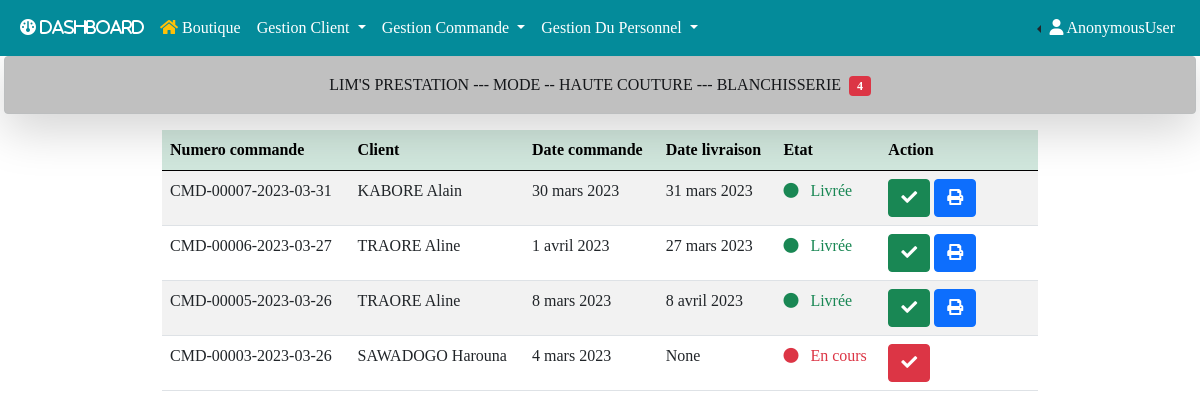
Page /livraison on the committed database.
### gestion/models.py (models this page shows, shortened)
class Livraison(models.Model):
    num_livraison = models.CharField(unique=True, max_length=100, null=True, blank=True)
    commande = models.ForeignKey(Command, on_delete=models.CASCADE, null=True, blank=True)
    date_livaison = models.DateField(null=True, blank=True)
    status = models.BooleanField(default=False)
    created_at = models.DateTimeField(auto_now_add=True)
    modified_at = models.DateTimeField(auto_now_add=True)

class Command(models.Model):
    num_commande = models.CharField(unique=True, max_length=100, null=True, blank=True)
    articles = models.ManyToManyField(Tenue, through='LigneCommande')
    client = models.ForeignKey(Client, on_delete=models.CASCADE, null=True, blank=True)
    couturier = models.ForeignKey(Couturier, on_delete=models.CASCADE, null=True, blank=True)
    adresse_livraison = models.CharField(max_length=100, null=True, blank=True)
    date_commande = models.DateField()
    created_at = models.DateTimeField(auto_now_add=True)
    modified_at = models.DateTimeField(auto_now_add=True)

class Client(models.Model):
    nom = models.CharField(max_length=200, null=True)
    prenom = models.CharField(max_length=200, null=True)
    ville = models.ForeignKey(Ville, on_delete=models.CASCADE, null=True, blank=True, verbose_name="Ville")
    telephone = models.CharField(max_length=200, null=True, blank=True, verbose_name="Téléphone")
    bas = models.CharField(max_length=20, null=True, blank=True)
    longpan = models.CharField(max_length=20, null=True, blank=True, verbose_name="Longueur pantalon")
    poignet = models.CharField(max_length=20, null=True, blank=True)
    longjupe = models.CharField(max_length=20, null=True, blank=True, verbose_name="Longueur jupe")
    genou = models.CharField(max_length=20, null=True, blank=True)
    cuiss = models.CharField(max_length=20, null=True, blank=True, verbose_name="Cuisse")
    bassin = models.CharField(max_length=20, null=True, blank=True)
    ceinture = models.CharField(max_length=20, null=True, blank=True)
    longchem = models.CharField(max_length=20, null=True, blank=True, verbose_name="Longueur Chemise")
    frappe = models.CharField(max_length=20, null=True, blank=True)
    longrobe = models.CharField(max_length=20, null=True, blank=True, verbose_name="Longueur Robe")
    longcami = models.CharField(max_length=20, null=True, blank=True, verbose_name="Longueur Camisole")
    pince = models.CharField(max_length=20, null=True, blank=True)
    tourtaille = models.CharField(max_length=20, null=True, blank=True, verbose_name="Tour de taille")
    coole = models.CharField(max_length=20, null=True, blank=True)
    longtaille = models.CharField(max_length=20, null=True, blank=True)
    tourmanch = models.CharField(max_length=20, null=True,blank=True, verbose_name="Tour de manche")
    longmanch = models.CharField(max_length=20, null=True, blank=True,verbose_name="Longueur manche")
    poitrine = models.CharField(max_length=20, null=True, blank=True)
    dos = models.CharField(max_length=20, null=True, blank=True)
    epaul = models.CharField(max_length=20, null=True,blank=True, verbose_name="Epaule")
    avcar = models.CharField(max_length=20, null=True, blank=True)
    arcar = models.CharField(max_length=20, null=True, blank=True)
    fichier = models.FileField(upload_to='uploads_files/', null=True, blank=True)
    created_at = models.DateTimeField(auto_now_add=True)
    modified_at = models.DateTimeField(auto_now_add=True)
    def __str__(self):
        return f'{self.nom} {self.prenom}'

### gestion/views.py (the view)
# urls.py: path('livraison', views.livraison, name='livraison'),
def livraison(request):
    livraisons = Livraison.objects.all().order_by('-id')
    nbr_livraison = livraisons.count()
    paginator = Paginator(livraisons, 10)
    page_number = request.GET.get('page')
    page_obj = paginator.get_page(page_number)
    context={"nbr_livraison":nbr_livraison, "page_obj":page_obj}
    return render(request, 'gestion/livraison/livraison.html', context)

### gestion/templates/gestion/livraison/livraison.html (shortened to what this page needs)
{% extends 'base.html' %}
{% block add %}
&nbsp;<span class="badge bg-danger">{{nbr_livraison}}</span>
{% endblock add %}
{% block main %}
<div class="container w-75">
    <table id="example" class="table table-striped" style="width:100%">
        <thead class="table-success">
            <tr>
                <th>Numero commande</th>
                <th>Client</th>
                <th>Date commande</th>
                <th>Date livraison</th>
                <th>Etat</th>
                <th style="width: 18%;">Action</th>
            </tr>
        </thead>
        <tbody>
            {% for livraison in page_obj %}
            <tr>
                <td>{{livraison.num_livraison}}</td>
                <td>{{livraison.commande.client}}</td>
                <td>{{livraison.commande.date_commande}}</td>
                <td>{{livraison.date_livaison}}</td>
                {% if livraison.status is False %}
                <td class="text-danger font-weight-bold"><i style="font-size: 15px;" class="fa-solid fa-circle"></i> &nbsp;&nbsp;En cours</td>
                {% else %}
                <td class="text-success font-weight-bold"><i style="font-size: 15px;" class="fa-solid fa-circle"></i> &nbsp;&nbsp;Livrée</td>
                {% endif %}
                <td>
                    {% if livraison.status is True %}
                    <a href="#" type="button" class="btn btn-success" title="Valide Livraison" disabled>
                        <i class="fas fa-check text-white"></i>
                    </a>
                    <a href="{% url 'bon_livraison' livraison.id %}" type="button" class="btn btn-primary" title="Imprime bon de Livraison" target="_blank">
                        <i class="fas fa-print"></i>
                    </a>
                    {% else %}
                    <a href="{% url 'valide_livraison' livraison.id %}" type="button" class="btn btn-danger" title="Valide Livraison">
                        <i class="fas fa-check text-white"></i>
                    </a>
                    {% endif %}
                </td>
            </tr>
            {% endfor %}
        </tbody>
    </table>
</div>
{% endblock main %}

### lims/static/css/styles.css (style rules this page uses)
* { padding: 0; margin: 0; box-sizing: border-box; list-style-type: none; text-decoration: none; font-family: "verdana"; }

### rows in the picture
Livraison: num_livraison "CMD-00007-2023-03-31", commande.client "KABORE Alain", commande.date_commande "30 mars 2023", date_livaison "31 mars 2023", status True (drawn)
Livraison: num_livraison "CMD-00006-2023-03-27", commande.client "TRAORE Aline", commande.date_commande "1 avril 2023", date_livaison "27 mars 2023", status True (drawn)
Livraison: num_livraison "CMD-00005-2023-03-26", commande.client "TRAORE Aline", commande.date_commande "8 mars 2023", date_livaison "8 avril 2023", status True (drawn)
Livraison: num_livraison "CMD-00003-2023-03-26", commande.client "SAWADOGO Harouna", commande.date_commande "4 mars 2023", date_livaison "None", status False (drawn)

### other values in the picture
{{ request.user }} "AnonymousUser"
{{ nbr_livraison }} "4"
